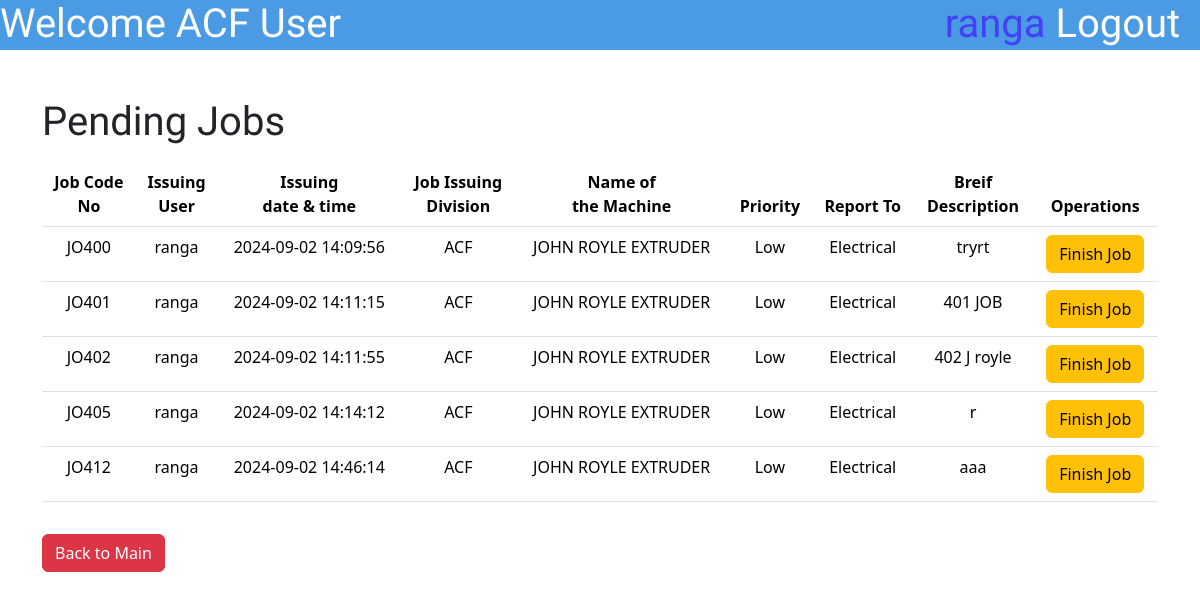
The page /PUser/DisplayStartedJoblistPuser.php (signed in) on the database as committed earlier.
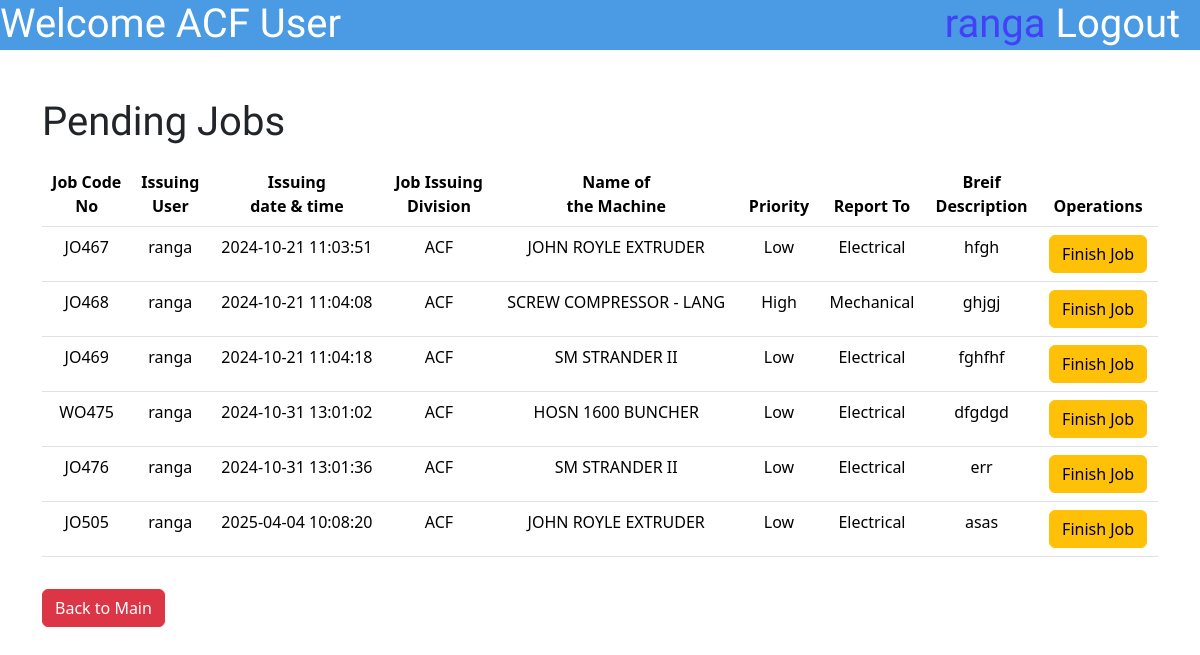
The same page on the database as committed later.
### tables this page shows
CREATE TABLE `jobdatasheet` (
  `id` int(10) NOT NULL,
  `JobCodeNo` varchar(100) NOT NULL,
  `JobPostingDateTime` varchar(50) NOT NULL,
  `JobFinishingDateTime` varchar(50) DEFAULT NULL,
  `JobPostingDev` enum('ACF','CCF','DR','Flexible','Aluminium Rodmill','Ceylon Copper','Drum Yard','Carpentry','Bail Room') NOT NULL,
  `MachineName` varchar(255) NOT NULL,
  `Priority` enum('High','Low','Critical','') NOT NULL,
  `ReportTo` enum('Electrical','Mechanical','Both','') NOT NULL,
  `BDescription` varchar(500) NOT NULL,
  `Username` varchar(50) NOT NULL,
  `JobStatusE` enum('Pending','Started','Finished','Approved','NA') NOT NULL,
  `JobStatusM` enum('Pending','Started','Finished','Approved','NA') NOT NULL,
  `ManPowerInvolved` varchar(1000) DEFAULT NULL,
  `Certification` enum('Pending Certification','Not Certified','Certified','') NOT NULL,
  `FinishedCommentE` varchar(255) DEFAULT NULL,
  `FinishedCommentM` varchar(500) DEFAULT NULL,
  `TransferCommentE` varchar(500) DEFAULT NULL,
  `TransferCommentM` varchar(500) DEFAULT NULL,
  `ApproveComment` varchar(1000) DEFAULT NULL,
  `DisapproveComment` varchar(1000) DEFAULT NULL,
  `DownTimeE` varchar(500) DEFAULT NULL,
  `DownTimeM` varchar(50) DEFAULT NULL,
  `TryCount` int(10) DEFAULT NULL
);

### PUser/DisplayStartedJoblistPuser.php (the view, shortened to what this page needs)
<?php
include '../connect.php';
?>
<!DOCTYPE html>
<html lang="en">
<head>
    <link href="https://cdn.jsdelivr.net/npm/bootstrap@5.3.3/dist/css/bootstrap.min.css" rel="stylesheet"
>
    <link rel="stylesheet" href="\MaintananceJobCard\styles\SubmitJobstyle.css">
</head>
<body>
    <div class="topbar">
        <h1 class="topbar-text">Welcome <?php echo $_SESSION['workplace'] ?> User</h1>
        <a href="\MaintananceJobCard\logout.php">
            <h1 class="topbar-logout">Logout &nbsp</h1>
        </a>
        <h1 class="topbar-username"><?php echo $_SESSION['username'] ?>&nbsp</h1>
    </div>
    <div class="container mt-5 ">
        <div class="mt-5">
            <h1>Pending Jobs</h1>
            <table class="table table-hover mt-3">
                <thead>
                    <tr>
                        <th scope="col">Job Code <br>No</th>
                        <th scope="col">Issuing<br>User</th>
                        <th scope="col">Issuing <br>date & time</th>
                        <th scope="col">Job Issuing<br> Division</th>
                        <th scope="col">Name of<br> the Machine</th>
                        <th scope="col">Priority</th>
                        <th scope="col">Report To</th>
                        <th scope="col">Breif <br>Description</th>
                        <th scope="col">Operations</th>
                    </tr>
                </thead>
                <tbody>
                    <?php
                    $workplace = $_SESSION['workplace'];
                    $sql = "Select * from `jobdatasheet` where JobPostingDev='$workplace' ";
                    $result = mysqli_query($con, $sql);
                    while ($row = mysqli_fetch_assoc($result)) {
                        $id = $row['id'];
                        $JobCodeNo = $row['JobCodeNo'];
                        $username = $_SESSION['username'];
                        $JobIssuingDateTime = $row['JobPostingDateTime'];
                        $JobIssuingDivision = $row['JobPostingDev'];
                        $MachineName = $row['MachineName'];
                        $priority = $row['Priority'];
                        $ReportTo = $row['ReportTo'];
                        $BriefDescription = $row['BDescription'];
                        echo
                            "
     <tr class='clickable-row' data-href='\MaintananceJobCard\PUser\ViewJobPUser.php?updateid=$id'>
        <td>$JobCodeNo</td>
        <td>$username</td>
        <td>$JobIssuingDateTime</td>
        <td>$JobIssuingDivision</td>
        <td>$MachineName</td>
        <td>$priority</td>
        <td>$ReportTo</td>
        <td style='white-space: nowrap; text-overflow:ellipsis; overflow: hidden; max-width:1px;'>$BriefDescription</td>
       <td><a href='\MaintananceJobCard\PUser\UpdateDeleteJob.php?updateid=$id' class='btn btn-warning'>Finish Job</a></td>
      </tr>
      ";
                    } ?>
                </tbody>
            </table>
            <button type="back" class="btn btn-danger mt-3" name="back"><a
                    href="\MaintananceJobCard\PUser\indexPUser.php" style="text-decoration:none;color:white">Back to
                    Main</a></button>
        </div>
    </div>
</body>

Rows that differ between the two databases and show on the page:
removed jobdatasheet: JobCodeNo "JO400", username "ranga", JobPostingDateTime "2024-09-02 14:09:56", JobPostingDev "ACF", MachineName "JOHN ROYLE EXTRUDER", Priority "Low", ReportTo "Electrical", BDescription "tryrt"
removed jobdatasheet: JobCodeNo "JO401", username "ranga", JobPostingDateTime "2024-09-02 14:11:15", JobPostingDev "ACF", MachineName "JOHN ROYLE EXTRUDER", Priority "Low", ReportTo "Electrical", BDescription "401 JOB"
removed jobdatasheet: JobCodeNo "JO402", username "ranga", JobPostingDateTime "2024-09-02 14:11:55", JobPostingDev "ACF", MachineName "JOHN ROYLE EXTRUDER", Priority "Low", ReportTo "Electrical", BDescription "402 J royle"
removed jobdatasheet: JobCodeNo "JO405", username "ranga", JobPostingDateTime "2024-09-02 14:14:12", JobPostingDev "ACF", MachineName "JOHN ROYLE EXTRUDER", Priority "Low", ReportTo "Electrical", BDescription "r"
removed jobdatasheet: JobCodeNo "JO412", username "ranga", JobPostingDateTime "2024-09-02 14:46:14", JobPostingDev "ACF", MachineName "JOHN ROYLE EXTRUDER", Priority "Low", ReportTo "Electrical", BDescription "aaa"
added jobdatasheet: JobCodeNo "JO467", username "ranga", JobPostingDateTime "2024-10-21 11:03:51", JobPostingDev "ACF", MachineName "JOHN ROYLE EXTRUDER", Priority "Low", ReportTo "Electrical", BDescription "hfgh"
added jobdatasheet: JobCodeNo "JO468", username "ranga", JobPostingDateTime "2024-10-21 11:04:08", JobPostingDev "ACF", MachineName "SCREW COMPRESSOR - LANG", Priority "High", ReportTo "Mechanical", BDescription "ghjgj"
added jobdatasheet: JobCodeNo "JO469", username "ranga", JobPostingDateTime "2024-10-21 11:04:18", JobPostingDev "ACF", MachineName "SM STRANDER II", Priority "Low", ReportTo "Electrical", BDescription "fghfhf"
added jobdatasheet: JobCodeNo "WO475", username "ranga", JobPostingDateTime "2024-10-31 13:01:02", JobPostingDev "ACF", MachineName "HOSN 1600 BUNCHER", Priority "Low", ReportTo "Electrical", BDescription "dfgdgd"
added jobdatasheet: JobCodeNo "JO476", username "ranga", JobPostingDateTime "2024-10-31 13:01:36", JobPostingDev "ACF", MachineName "SM STRANDER II", Priority "Low", ReportTo "Electrical", BDescription "err"
added jobdatasheet: JobCodeNo "JO505", username "ranga", JobPostingDateTime "2025-04-04 10:08:20", JobPostingDev "ACF", MachineName "JOHN ROYLE EXTRUDER", Priority "Low", ReportTo "Electrical", BDescription "asas"
